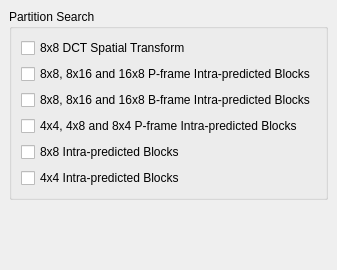
     <widget class="QWidget" name="tab_3" >
      <attribute name="title" >
       <string>Partition</string>
      </attribute>
      <layout class="QVBoxLayout" >
       <property name="margin" >
        <number>9</number>
       </property>
       <property name="spacing" >
        <number>6</number>
       </property>
       <item>
        <widget class="QGroupBox" name="groupBox_10" >
         <property name="title" >
          <string>Partition Search</string>
         </property>
         <layout class="QVBoxLayout" >
          <property name="margin" >
           <number>9</number>
          </property>
          <property name="spacing" >
           <number>6</number>
          </property>
          <item>
           <layout class="QVBoxLayout" >
            <property name="margin" >
             <number>0</number>
            </property>
            <property name="spacing" >
             <number>6</number>
            </property>
            <item>
             <widget class="QCheckBox" name="dct8x8CheckBox" >
              <property name="text" >
               <string>8x8 DCT Spatial Transform</string>
              </property>
             </widget>
            </item>
            <item>
             <widget class="QCheckBox" name="p8x8CheckBox" >
              <property name="text" >
               <string>8x8, 8x16 and 16x8 P-frame Intra-predicted Blocks</string>
              </property>
             </widget>
            </item>
            <item>
             <widget class="QCheckBox" name="b8x8CheckBox" >
              <property name="text" >
               <string>8x8, 8x16 and 16x8 B-frame Intra-predicted Blocks</string>
              </property>
             </widget>
            </item>
            <item>
             <widget class="QCheckBox" name="p4x4CheckBox" >
              <property name="text" >
               <string>4x4, 4x8 and 8x4 P-frame Intra-predicted Blocks</string>
              </property>
             </widget>
            </item>
            <item>
             <widget class="QCheckBox" name="i8x8CheckBox" >
              <property name="text" >
               <string>8x8 Intra-predicted Blocks</string>
              </property>
             </widget>
            </item>
            <item>
             <widget class="QCheckBox" name="i4x4CheckBox" >
              <property name="text" >
               <string>4x4 Intra-predicted Blocks</string>
              </property>
             </widget>
            </item>
           </layout>
          </item>
         </layout>
        </widget>
       </item>
       <item>
        <spacer>
         <property name="orientation" >
          <enum>Qt::Vertical</enum>
         </property>
         <property name="sizeHint" >
          <size>
           <width>20</width>
           <height>61</height>
          </size>
         </property>
        </spacer>
       </item>
      </layout>
     </widget>
